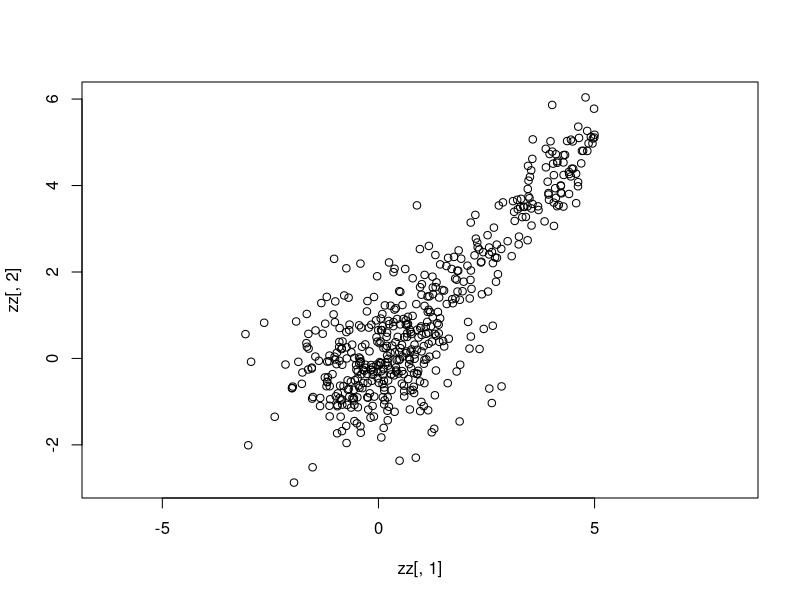
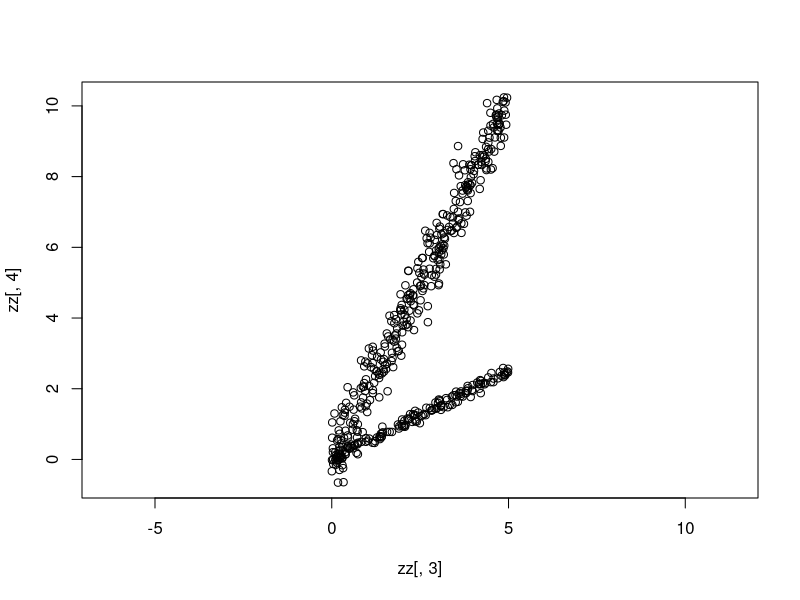
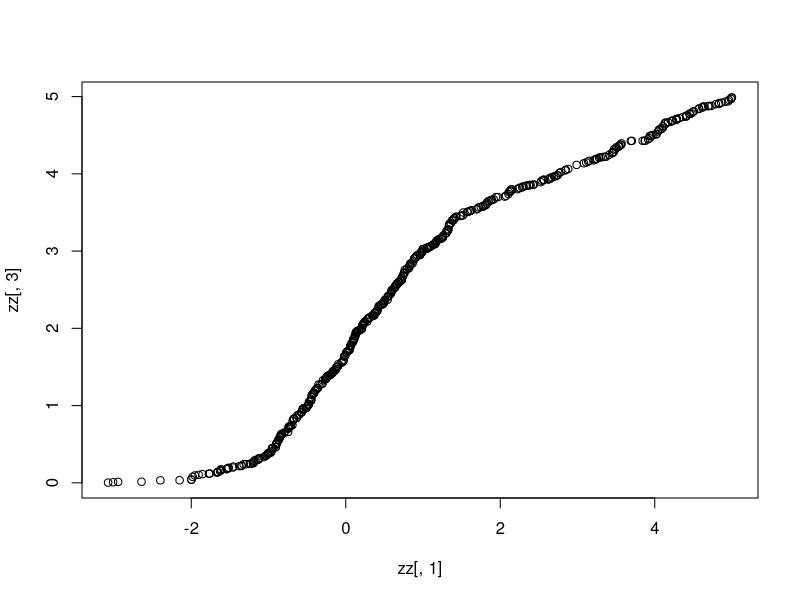
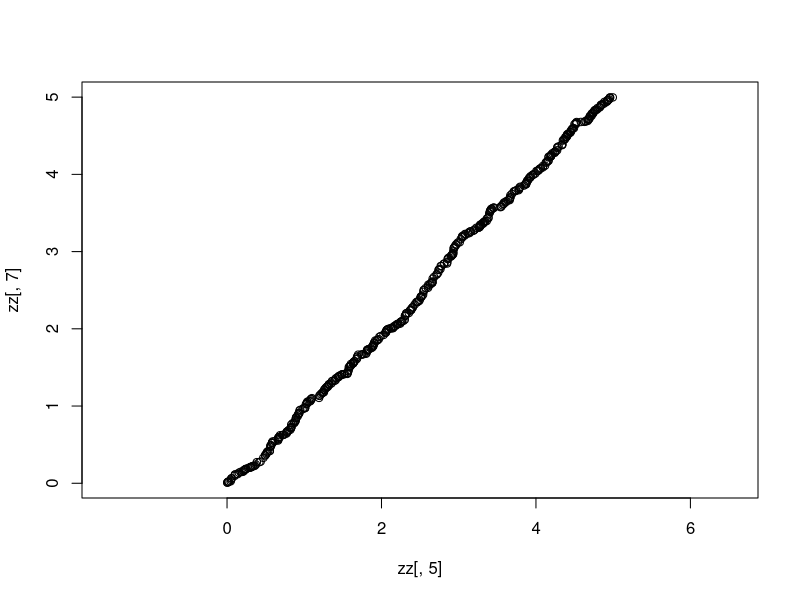
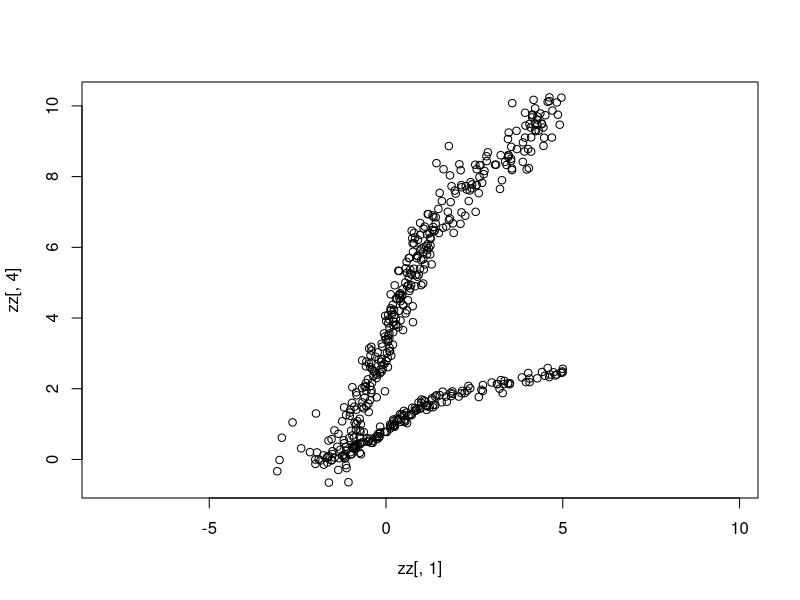
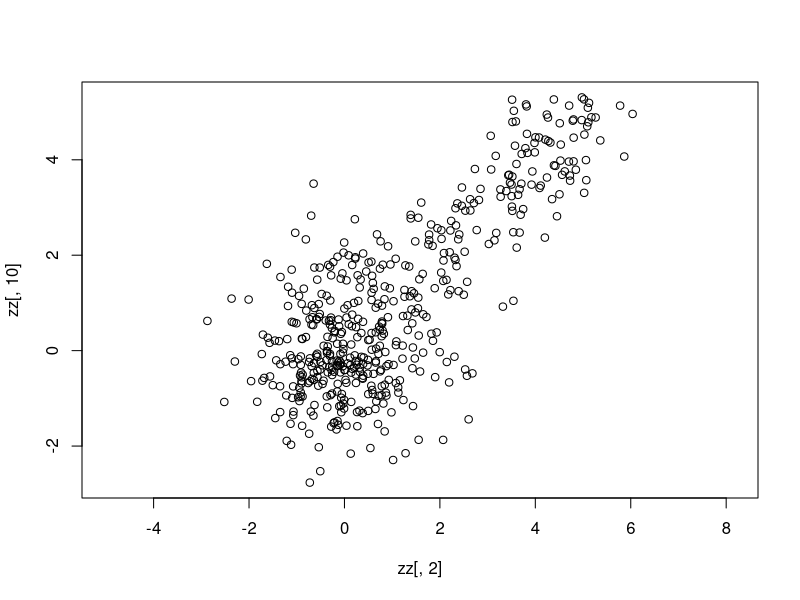

Write the R code that produced these figures, in order.
rm(list=ls())

.generate_lollipop <- function(n){
 t(sapply(1:n, function(i){
  # generate "cluster" assignment
  k <- sample(c(1,2), 1)
  
  # generate "ball"
  if(k == 1){
   x <- stats::rnorm(1, mean = 0, sd = 1)
   y <- stats::rnorm(1, mean = 0, sd = 1)
  } else {
   # k == 2, generate "stick"
   x <- stats::runif(1, min = -1, max = 5)
   y <- 1*x + stats::rnorm(1, mean = 0, sd = 0.5)
  }
  
  c(x,y)
 }))
}

.generate_v <- function(n){
 t(sapply(1:n, function(i){
  # generate "cluster" assignment
  k <- sample(c(1,2), 1, prob = c(0.7, 0.3))
  
  # generate "ball"
  if(k == 1){
   x <- stats::runif(1, min = 0, max = 5)
   y <- 2*x + stats::rnorm(1, mean = 0, sd = 0.5)
  } else {
   # k == 2, generate "stick"
   x <-  stats::runif(1, min = 0, max = 5)
   y <- 0.5*x + stats::rnorm(1, mean = 0, sd = 0.1)
  }
  
  c(x,y)
 }))
}

##########################

generate_data <- function(n, p){
 stopifnot(p %% 2 == 0)
 
 # generate p/2 2-dimensional datasets
 dat_list <- lapply(1:(p/2), function(round){
  type <- sample(c(1,2), 1)
  
  if(type == 1){
   .generate_lollipop(n)
  } else {
   .generate_v(n)
  }
 })
 
 # shuffle each p/2 dataset row-wise
 dat_list <- lapply(dat_list, function(dat){
   dat[order(dat[,1]),]
 })
 
 # concatenate column-wise
 do.call(cbind, dat_list)
}

set.seed(10)
zz <- generate_data(500, 10)

# 5 out of the 45 pairs of dependency
# would work for c(1,2), c(3,4), c(5,6), c(7,8), c(9,10)
plot(zz[,1], zz[,2], asp = T) # of lollipop
plot(zz[,3],  zz[,4], asp = T) # of v

# any other pair looks like independent variables (if we hadn't shuffled)
plot(zz[,1], zz[,3], asp = T)
plot(zz[,5], zz[,7], asp = T)
plot(zz[,1], zz[,4], asp = T)

plot(zz[,2], zz[,10], asp = T)
